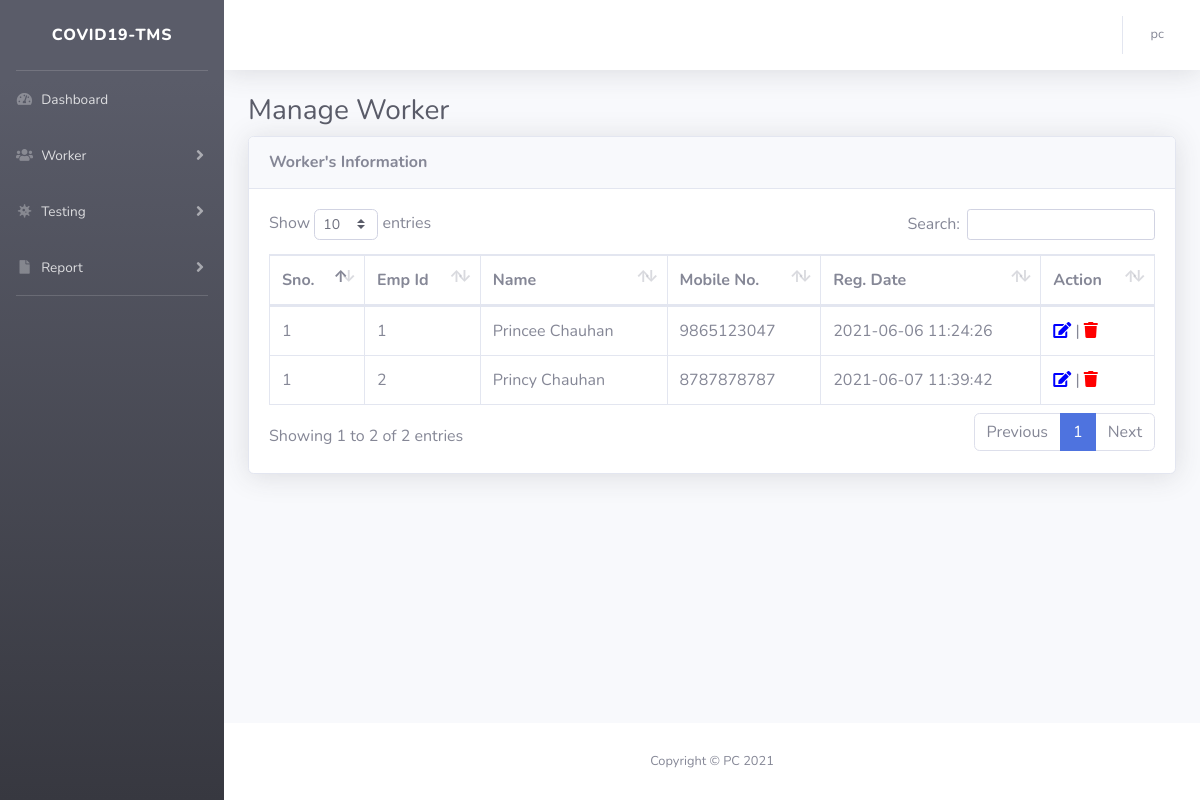
The page /manage-phlebotomist.php (signed in) on the database its author committed.
### tables this page shows
CREATE TABLE `tblphlebotomist` (
  `id` int(11) NOT NULL,
  `EmpID` varchar(100) DEFAULT NULL,
  `FullName` varchar(120) DEFAULT NULL,
  `MobileNumber` bigint(12) DEFAULT NULL,
  `RegDate` timestamp NULL DEFAULT current_timestamp()
);

### manage-phlebotomist.php (the view, shortened to what this page needs)
<?php session_start();
include_once('includes/config.php');
if (strlen($_SESSION['aid'] == 0)) {
    header('location:logout.php');
} else {
?>
    <!DOCTYPE html>
    <html lang="en">
    <head>
        <link href="vendor/fontawesome-free/css/all.min.css" rel="stylesheet" type="text/css">
        <link href="css/sb-admin-2.min.css" rel="stylesheet">
        <link href="vendor/datatables/dataTables.bootstrap4.min.css" rel="stylesheet">
    </head>
    <body id="page-top">
        <div id="wrapper">
            <?php include_once('includes/sidebar.php'); ?>
            <div id="content-wrapper" class="d-flex flex-column">
                <div id="content">
                    <?php include_once('includes/topbar.php'); ?>
                    <div class="container-fluid">
                        <h1 class="h3 mb-2 text-gray-800">Manage Worker</h1>
                        <div class="card shadow mb-4">
                            <div class="card-header py-3">
                                <h6 class="m-0 font-weight-bold text-secondary">Worker's Information</h6>
                            </div>
                            <div class="card-body">
                                <div class="table-responsive">
                                    <table class="table table-bordered" id="dataTable" width="100%" cellspacing="0">
                                        <thead>
                                            <tr>
                                                <th>Sno.</th>
                                                <th>Emp Id</th>
                                                <th>Name</th>
                                                <th>Mobile No.</th>
                                                <th>Reg. Date</th>
                                                <th>Action</th>
                                            </tr>
                                        </thead>
                                        <tbody>
                                            <?php $query = mysqli_query($con, "select * from tblphlebotomist");
                                            $cnt = 1;
                                            while ($row = mysqli_fetch_array($query)) {
                                            ?>
                                                <tr>
                                                    <td><?php echo $cnt; ?></td>
                                                    <td><?php echo $row['EmpID']; ?></td>
                                                    <td><?php echo $row['FullName']; ?></td>
                                                    <td><?php echo $row['MobileNumber']; ?></td>
                                                    <td><?php echo $row['RegDate']; ?></td>
                                                    <td>
                                                        <a href="edit-phlebotomist.php?pid=<?php echo $row['id']; ?>"><i class="fas fa-edit" style="color:blue"></i></a> |
                                                        <a href="manage-phlebotomist.php?pid=<?php echo $row['id']; ?>&&action=delete" onclick="return confirm('Do you really want to delete this record?');"><i class="fa fa-trash" aria-hidden="true" style="color:red" title="Delete this record"></i></a>
                                                    </td>
                                                </tr>
                                            <?php } ?>
                                        </tbody>
                                    </table>
                                </div>
                            </div>
                        </div>
                    </div>
                </div>
                <?php include_once('includes/footer.php'); ?>
            </div>
        </div>
    </body>
    </html>
<?php } ?>

### includes/topbar.php (shortened to what this page needs)
<nav class="navbar navbar-expand navbar-light bg-white topbar mb-4 static-top shadow">
    <?php if ($_SESSION['aid']) : ?>
        <ul class="navbar-nav ml-auto">
            <li class="nav-item dropdown no-arrow">
                <a class="nav-link dropdown-toggle" href="#" id="userDropdown" role="button" data-toggle="dropdown" aria-haspopup="true" aria-expanded="false">
                    <?php
                      $adid = $_SESSION['aid'];
                      $ret1 = mysqli_query($con, "select AdminName from tbladmin where ID='$adid'");
                      while ($row1 = mysqli_fetch_array($ret1)) {
                      ?>
                        <span class="mr-2 d-none d-lg-inline text-gray-600 small"><?php echo $row1['AdminName']; ?></span>
                    <?php } ?>
                </a>
            </li>
        </ul>
    <?php endif; ?>
</nav>

### rows shown on the page
tblphlebotomist: EmpID "1", FullName "Princee Chauhan", MobileNumber "9865123047", RegDate "2021-06-06 11:24:26"
tblphlebotomist: EmpID "2", FullName "Princy Chauhan", MobileNumber "8787878787", RegDate "2021-06-07 11:39:42"

### other values the page prints
$row1['AdminName'] "pc"
